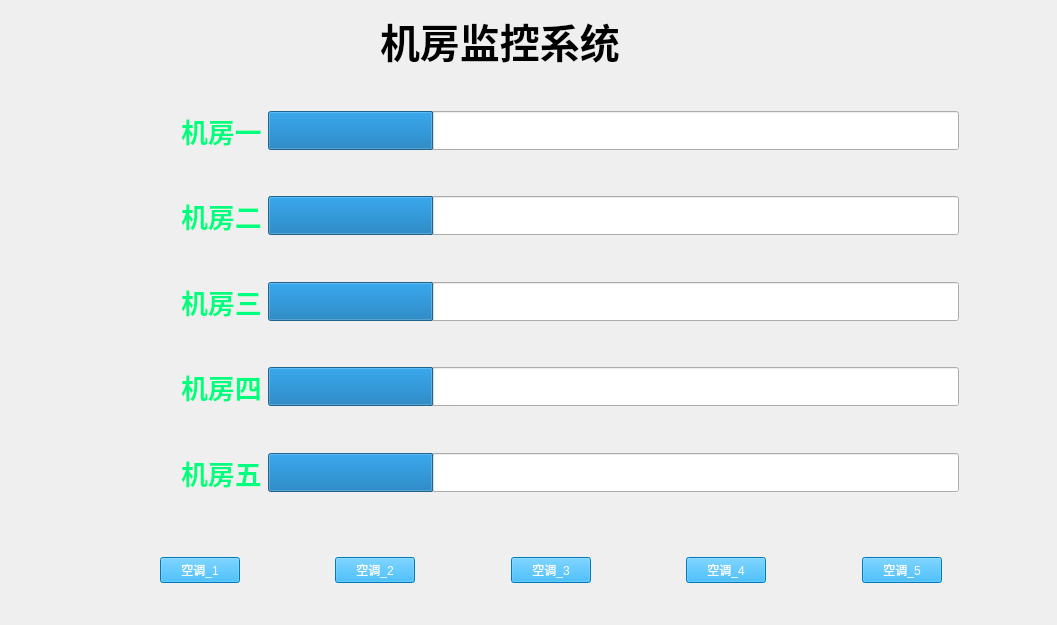
<?xml version="1.0" encoding="UTF-8"?>
<ui version="4.0">
 <class>MainWindow</class>
 <widget class="QMainWindow" name="MainWindow">
  <property name="geometry">
   <rect>
    <x>0</x>
    <y>0</y>
    <width>1057</width>
    <height>625</height>
   </rect>
  </property>
  <property name="minimumSize">
   <size>
    <width>1057</width>
    <height>625</height>
   </size>
  </property>
  <property name="maximumSize">
   <size>
    <width>1057</width>
    <height>625</height>
   </size>
  </property>
  <property name="windowTitle">
   <string>MainWindow</string>
  </property>
  <widget class="QWidget" name="centralwidget">
   <property name="styleSheet">
    <string notr="true">QPushButton{
	
	color: rgb(255, 255, 255);
	
	background-color: rgb(0, 170, 255);
}

QPushButton:hover{
	
	color: rgb(255, 255, 255);
	
	background-color: rgb(0, 85, 255);
}
QProgressBar{
	
	color: rgb(255, 255, 255);
}

QLabel{
	
	color: rgb(0, 255, 127);
}</string>
   </property>
   <widget class="QLabel" name="label">
    <property name="geometry">
     <rect>
      <x>380</x>
      <y>10</y>
      <width>441</width>
      <height>61</height>
     </rect>
    </property>
    <property name="font">
     <font>
      <pointsize>30</pointsize>
      <weight>75</weight>
      <bold>true</bold>
     </font>
    </property>
    <property name="styleSheet">
     <string notr="true">color: rgb(0, 0, 0);</string>
    </property>
    <property name="text">
     <string>机房监控系统</string>
    </property>
   </widget>
   <widget class="QWidget" name="layoutWidget">
    <property name="geometry">
     <rect>
      <x>70</x>
      <y>540</y>
      <width>961</width>
      <height>61</height>
     </rect>
    </property>
    <layout class="QHBoxLayout" name="horizontalLayout_6">
     <item>
      <spacer name="horizontalSpacer">
       <property name="orientation">
        <enum>Qt::Horizontal</enum>
       </property>
       <property name="sizeHint" stdset="0">
        <size>
         <width>40</width>
         <height>20</height>
        </size>
       </property>
      </spacer>
     </item>
     <item>
      <widget class="QPushButton" name="Bt1">
       <property name="text">
        <string>空调_1</string>
       </property>
      </widget>
     </item>
     <item>
      <spacer name="horizontalSpacer_2">
       <property name="orientation">
        <enum>Qt::Horizontal</enum>
       </property>
       <property name="sizeHint" stdset="0">
        <size>
         <width>40</width>
         <height>20</height>
        </size>
       </property>
      </spacer>
     </item>
     <item>
      <widget class="QPushButton" name="Bt2">
       <property name="text">
        <string>空调_2</string>
       </property>
      </widget>
     </item>
     <item>
      <spacer name="horizontalSpacer_3">
       <property name="orientation">
        <enum>Qt::Horizontal</enum>
       </property>
       <property name="sizeHint" stdset="0">
        <size>
         <width>40</width>
         <height>20</height>
        </size>
       </property>
      </spacer>
     </item>
     <item>
      <widget class="QPushButton" name="Bt3">
       <property name="text">
        <string>空调_3</string>
       </property>
      </widget>
     </item>
     <item>
      <spacer name="horizontalSpacer_4">
       <property name="orientation">
        <enum>Qt::Horizontal</enum>
       </property>
       <property name="sizeHint" stdset="0">
        <size>
         <width>40</width>
         <height>20</height>
        </size>
       </property>
      </spacer>
     </item>
     <item>
      <widget class="QPushButton" name="Bt4">
       <property name="text">
        <string>空调_4</string>
       </property>
      </widget>
     </item>
     <item>
      <spacer name="horizontalSpacer_5">
       <property name="orientation">
        <enum>Qt::Horizontal</enum>
       </property>
       <property name="sizeHint" stdset="0">
        <size>
         <width>40</width>
         <height>20</height>
        </size>
       </property>
      </spacer>
     </item>
     <item>
      <widget class="QPushButton" name="Bt5">
       <property name="text">
        <string>空调_5</string>
       </property>
      </widget>
     </item>
     <item>
      <spacer name="horizontalSpacer_6">
       <property name="orientation">
        <enum>Qt::Horizontal</enum>
       </property>
       <property name="sizeHint" stdset="0">
        <size>
         <width>40</width>
         <height>20</height>
        </size>
       </property>
      </spacer>
     </item>
    </layout>
   </widget>
   <widget class="QWidget" name="">
    <property name="geometry">
     <rect>
      <x>181</x>
      <y>91</y>
      <width>791</width>
      <height>421</height>
     </rect>
    </property>
    <layout class="QVBoxLayout" name="verticalLayout">
     <item>
      <layout class="QHBoxLayout" name="horizontalLayout_7">
       <item>
        <layout class="QHBoxLayout" name="horizontalLayout">
         <item>
          <widget class="QLabel" name="room_1">
           <property name="font">
            <font>
             <pointsize>20</pointsize>
             <weight>75</weight>
             <bold>true</bold>
            </font>
           </property>
           <property name="text">
            <string>机房一</string>
           </property>
          </widget>
         </item>
         <item>
          <widget class="QProgressBar" name="progressBar">
           <property name="font">
            <font>
             <pointsize>20</pointsize>
             <weight>75</weight>
             <bold>true</bold>
            </font>
           </property>
           <property name="maximum">
            <number>100</number>
           </property>
           <property name="value">
            <number>24</number>
           </property>
           <property name="format">
            <string>%p℃</string>
           </property>
          </widget>
         </item>
        </layout>
       </item>
       <item>
        <widget class="QLabel" name="movie_1">
         <property name="text">
          <string/>
         </property>
        </widget>
       </item>
      </layout>
     </item>
     <item>
      <layout class="QHBoxLayout" name="horizontalLayout_8">
       <item>
        <layout class="QHBoxLayout" name="horizontalLayout_2">
         <item>
          <widget class="QLabel" name="room_2">
           <property name="font">
            <font>
             <pointsize>20</pointsize>
             <weight>75</weight>
             <bold>true</bold>
            </font>
           </property>
           <property name="text">
            <string>机房二</string>
           </property>
          </widget>
         </item>
         <item>
          <widget class="QProgressBar" name="progressBar_2">
           <property name="font">
            <font>
             <pointsize>20</pointsize>
             <weight>75</weight>
             <bold>true</bold>
            </font>
           </property>
           <property name="maximum">
            <number>100</number>
           </property>
           <property name="value">
            <number>24</number>
           </property>
           <property name="format">
            <string>%p℃</string>
           </property>
          </widget>
         </item>
        </layout>
       </item>
       <item>
        <widget class="QLabel" name="movie_2">
         <property name="text">
          <string/>
         </property>
        </widget>
       </item>
      </layout>
     </item>
     <item>
      <layout class="QHBoxLayout" name="horizontalLayout_9">
       <item>
        <layout class="QHBoxLayout" name="horizontalLayout_3">
         <item>
          <widget class="QLabel" name="room_3">
           <property name="font">
            <font>
             <pointsize>20</pointsize>
             <weight>75</weight>
             <bold>true</bold>
            </font>
           </property>
           <property name="text">
            <string>机房三</string>
           </property>
          </widget>
         </item>
         <item>
          <widget class="QProgressBar" name="progressBar_3">
           <property name="font">
            <font>
             <pointsize>20</pointsize>
             <weight>75</weight>
             <bold>true</bold>
            </font>
           </property>
           <property name="maximum">
            <number>100</number>
           </property>
           <property name="value">
            <number>24</number>
           </property>
           <property name="format">
            <string>%p℃</string>
           </property>
          </widget>
         </item>
        </layout>
       </item>
       <item>
        <widget class="QLabel" name="movie_3">
         <property name="text">
          <string/>
         </property>
        </widget>
       </item>
      </layout>
     </item>
     <item>
      <layout class="QHBoxLayout" name="horizontalLayout_10">
       <item>
        <layout class="QHBoxLayout" name="horizontalLayout_4">
         <item>
          <widget class="QLabel" name="room_4">
           <property name="font">
            <font>
             <pointsize>20</pointsize>
             <weight>75</weight>
             <bold>true</bold>
            </font>
           </property>
           <property name="text">
            <string>机房四</string>
           </property>
          </widget>
         </item>
         <item>
          <widget class="QProgressBar" name="progressBar_4">
           <property name="font">
            <font>
             <pointsize>20</pointsize>
             <weight>75</weight>
             <bold>true</bold>
            </font>
           </property>
           <property name="maximum">
            <number>100</number>
           </property>
           <property name="value">
            <number>24</number>
           </property>
           <property name="format">
            <string>%p℃</string>
           </property>
          </widget>
         </item>
        </layout>
       </item>
       <item>
        <widget class="QLabel" name="movie_4">
         <property name="text">
          <string/>
         </property>
        </widget>
       </item>
      </layout>
     </item>
     <item>
      <layout class="QHBoxLayout" name="horizontalLayout_11">
       <item>
        <layout class="QHBoxLayout" name="horizontalLayout_5">
         <item>
          <widget class="QLabel" name="room_5">
           <property name="font">
            <font>
             <pointsize>20</pointsize>
             <weight>75</weight>
             <bold>true</bold>
            </font>
           </property>
           <property name="text">
            <string>机房五</string>
           </property>
          </widget>
         </item>
         <item>
          <widget class="QProgressBar" name="progressBar_5">
           <property name="font">
            <font>
             <pointsize>20</pointsize>
             <weight>75</weight>
             <bold>true</bold>
            </font>
           </property>
           <property name="maximum">
            <number>100</number>
           </property>
           <property name="value">
            <number>24</number>
           </property>
           <property name="format">
            <string>%p℃</string>
           </property>
          </widget>
         </item>
        </layout>
       </item>
       <item>
        <widget class="QLabel" name="movie_5">
         <property name="text">
          <string/>
         </property>
        </widget>
       </item>
      </layout>
     </item>
    </layout>
   </widget>
  </widget>
 </widget>
 <resources/>
 <connections/>
</ui>
